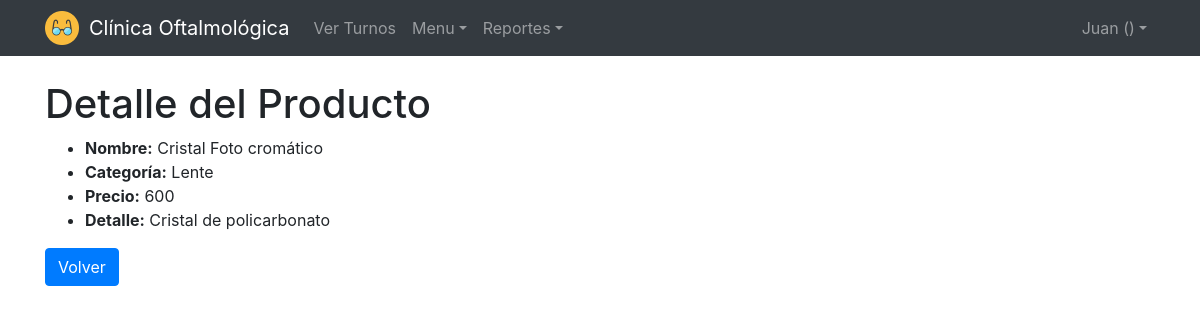
Screenshot of /clinica/productoshow/3 (signed in) with the database file from the repository.
### clinica/models.py (models this page shows, shortened)
class Producto(models.Model):
    categoria = models.ForeignKey(Categoria, on_delete=models.CASCADE)
    nombre = models.CharField(max_length=64)
    precio = models.IntegerField()
    detalle = models.CharField(max_length=64)

class Categoria(models.Model):
    nombre = models.CharField(max_length=64)

### clinica/views.py (the view)
# urls.py: path("productoshow/<int:producto_id>", views.productoshow, name="productoshow"),
def productoshow(request, producto_id):
    if not request.user.is_authenticated:
        return HttpResponseRedirect(reverse("login"))
    producto = Producto.objects.get(id=producto_id)
    return render(request, "productos/show.html", {
        "producto": producto
    })

### clinica/templates/productos/show.html
{% extends "layout.html" %}
{% block body %}
    <div class="container">
        <h1>Detalle del Producto</h1>
        <ul>
            <li><strong>Nombre:</strong> {{ producto.nombre }}</li>
            <li><strong>Categoría:</strong> {{ producto.categoria.nombre }}</li>
            <li><strong>Precio:</strong> {{ producto.precio }}</li>
            <li><strong>Detalle:</strong> {{ producto.detalle }}</li>
        </ul>
        <a href="{% url 'productosindex' %}" class="btn btn-primary">Volver</a>
    </div>
{% endblock %}

### clinica/templates/layout.html (shortened to what this page needs)
<!DOCTYPE html>
<html lang="es">
    <head>
        {% load static %}
        <link rel="stylesheet" type="text/css" href="{% static 'stylesheets/clinica.css' %}">
        <link rel="stylesheet" href="https://stackpath.bootstrapcdn.com/bootstrap/4.5.0/css/bootstrap.min.css">
    </head>
    <body>
        <header style="margin-bottom: 5rem;">
            <nav class="navbar navbar-expand-xl navbar-dark fixed-top bg-dark">
                <div class="container">
                    <div>
                        <img style="width: 34px; height: 34px;" alt="Icono" src="{% static 'images/icon.png' %}"/>
                    </div>
                    <a class="navbar-brand" href="#" style="margin-left:10px">Clínica Oftalmológica</a>
                    <div class="collapse navbar-collapse" id="navbarCollapse">
                        <ul class="navbar-nav mr-auto">
                            {% if request.user.id %}
                                <li class="nav-item">
                                    <a href="{% url 'turnosindex' %}" class="nav-item nav-link">Ver Turnos</a>
                                </li>
                                {% if request.user.id %}
                                    <li class="nav-item dropdown">
                                        <a class="nav-link dropdown-toggle" data-toggle="dropdown" href="#" role="button" aria-haspopup="true" aria-expanded="false">Menu</a>
                                    </li>
                                {% endif %}
                                {% if request.user.id %}
                                    <li class="nav-item dropdown">
                                        <a class="nav-link dropdown-toggle" data-toggle="dropdown" href="#" role="button" aria-haspopup="true" aria-expanded="false">Reportes</a>
                                    </li>
                                {% endif %}
                            {% endif %}
                        </ul>
                        <div class="navbar-nav">
                            {% if request.user.id %}
                                <div class="nav-item dropdown">
                                    <a class="nav-link dropdown-toggle" data-toggle="dropdown" href="#" role="button" aria-haspopup="true" aria-expanded="false">{{ request.user.username }} ({{ request.session.tipousuario }})</a>
                                </div>
                            {% else %}
                                <a href="{% url 'login' %}" class="nav-item nav-link">Ingresar</a>
                            {% endif %}
                        </div>
                    </div>
                </div>
            </nav>
        </header>
        {% block body %}
        {% endblock %}
    </body>
</html>

### rows the page displays
Producto: nombre "Cristal Foto cromático", categoria.nombre "Lente", precio "600", detalle "Cristal de policarbonato"

### other values shown
{{ request.user.username }} "Juan"
